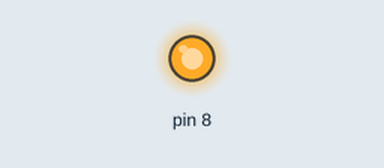
The sketch below on a simulated Arduino Uno, built with avr-gcc and run on an emulated ATmega328P. Shown: output pins drawn as LEDs (lit = HIGH).

Above: at 0.1 s.
Timing chart, 0 to 1.6 s (numbered marks = the images above):
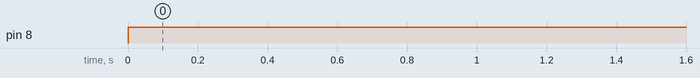

The sketch:

yweuw387234.ino
```cpp
// C++ code
//
void setup()
{
  pinMode(8, OUTPUT);
}

void loop()
{
  digitalWrite(8, HIGH);
  delay(1000); // Wait for 1000 millisecond(s)
  digitalWrite(8, HIGH);
  delay(1000); // Wait for 1000 millisecond(s)
}
```

Measured:
- by itself, pin 8: LOW → HIGH at 0.00 s
